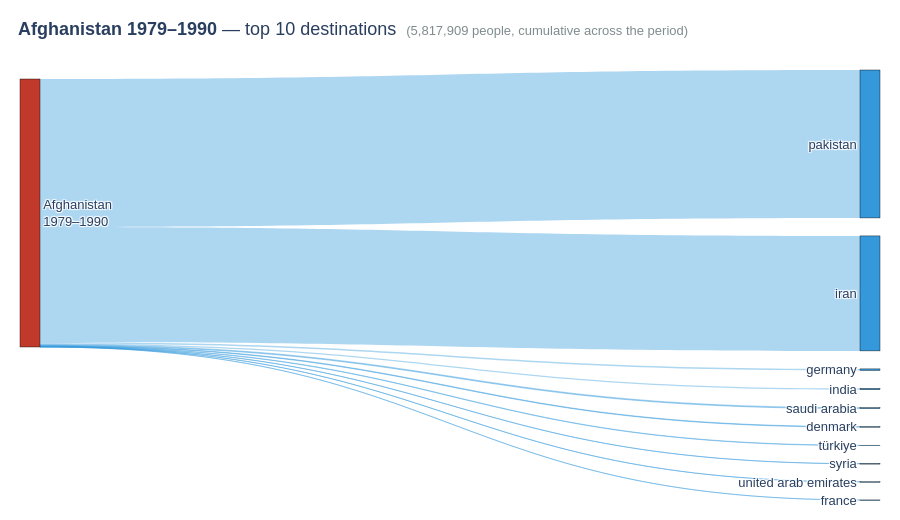
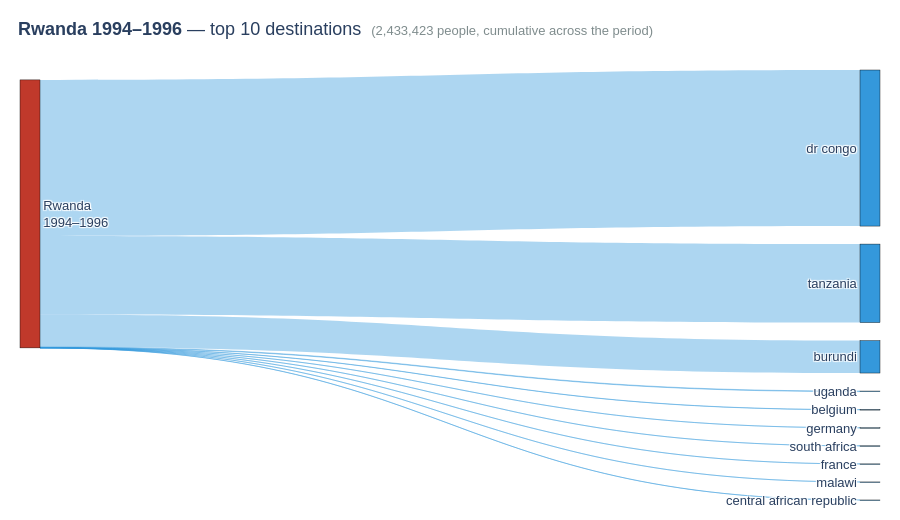
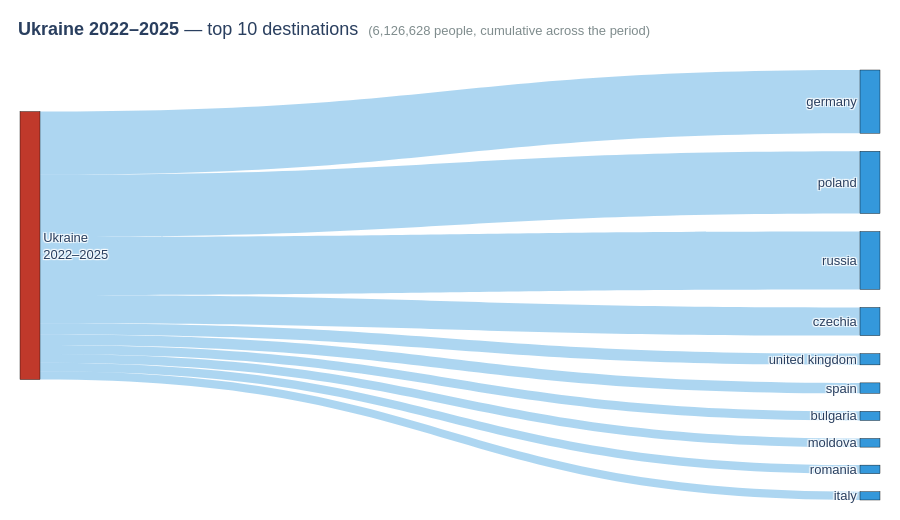

The notebook cell these images were saved under, in order:
### Code cell
# Sankey — origin → top destinations, summed over the full crisis period
CRISES_SANKEY = [
    ("afg", "Afghanistan", 1979, 1990),
    ("rwa", "Rwanda",      1994, 1996),
    ("ukr", "Ukraine",     2022, 2025),
]
TOP_K = 10

for iso, name, y_start, y_end in CRISES_SANKEY:
    flows = (
        filtered_data[(filtered_data["originiso"] == iso) &
                      (filtered_data["year"] >= y_start) & (filtered_data["year"] <= y_end)]
        .groupby("asylumname", as_index=False)["count"].sum()
        .sort_values("count", ascending=False)
        .head(TOP_K)
    )

    if flows.empty:
        print(f"No data for {name} {y_start}-{y_end}")
        continue

    asylum_labels = flows["asylumname"].fillna("Unknown").tolist()
    values        = flows["count"].astype(int).tolist()
    total         = sum(values)
    period_label  = f"{y_start}\u2013{y_end}"

    labels = [f"{name}<br>{period_label}"] + asylum_labels
    source = [0] * len(asylum_labels)
    target = list(range(1, len(asylum_labels) + 1))

    fig = go.Figure(data=[go.Sankey(
        arrangement="snap",
        node=dict(
            pad=18, thickness=20,
            line=dict(color="black", width=0.4),
            label=labels,
            color=["#c0392b"] + ["#3498db"] * len(asylum_labels),
            hovertemplate="<b>%{label}</b><br>%{value:,} people<extra></extra>",
        ),
        link=dict(
            source=source, target=target, value=values,
            color="rgba(52, 152, 219, 0.4)",
            hovertemplate="<b>%{source.label} \u2192 %{target.label}</b><br>"
                          "%{value:,} people (cumulative)<extra></extra>",
        ),
    )])

    fig.update_layout(
        title=dict(
            text=f"<b>{name} {period_label}</b> \u2014 top {len(values)} destinations &nbsp;"
                 f"<span style='color:#7f8c8d;font-size:13px'>"
                 f"({total:,} people, cumulative across the period)</span>",
            x=0.02, xanchor="left",
        ),
        font=dict(size=13, family="Arial"),
        height=520,
        margin=dict(l=20, r=20, t=70, b=20),
        paper_bgcolor="white",
    )

    fig.write_html(f"../visualizations/sankey_{iso.lower()}_{y_start}_{y_end}.html")
    fig.show()

### Figure 1 — Plotly figure (JSON) as saved in the notebook; plotly's stock layout.template omitted (floating-point values rounded to 4 significant figures)
{"data": [{"arrangement": "snap", "link": {"color": "rgba(52, 152, 219, 0.4)", "hovertemplate": "<b>%{source.label} → %{target.label}</b><br>%{value:,} people (cumulative)<extra></extra>", "source": [0, 0, 0, 0, 0, 0, 0, 0, 0, 0], "target": [1, 2, 3, 4, 5, 6, 7, 8, 9, 10], "value": [3211280, 2496000, 33239, 26720, 20000, 13033, 8820, 4050, 3200, 1567]}, "node": {"color": ["#c0392b", "#3498db", "#3498db", "#3498db", "#3498db", "#3498db", "#3498db", "#3498db", "#3498db", "#3498db", "#3498db"], "hovertemplate": "<b>%{label}</b><br>%{value:,} people<extra></extra>", "label": ["Afghanistan<br>1979–1990", "pakistan", "iran", "germany", "india", "saudi arabia", "denmark", "türkiye", "syria", "united arab emirates", "france"], "line": {"color": "black", "width": 0.4}, "pad": 18, "thickness": 20}, "type": "sankey"}], "layout": {"title": {"text": "<b>Afghanistan 1979–1990</b> — top 10 destinations &nbsp;<span style='color:#7f8c8d;font-size:13px'>(5,817,909 people, cumulative across the period)</span>", "x": 0.02, "xanchor": "left"}, "font": {"size": 13, "family": "Arial"}, "margin": {"l": 20, "r": 20, "t": 70, "b": 20}, "height": 520, "paper_bgcolor": "white"}}

### Figure 2 — Plotly figure (JSON) as saved in the notebook; plotly's stock layout.template omitted (floating-point values rounded to 4 significant figures)
{"data": [{"arrangement": "snap", "link": {"color": "rgba(52, 152, 219, 0.4)", "hovertemplate": "<b>%{source.label} → %{target.label}</b><br>%{value:,} people (cumulative)<extra></extra>", "source": [0, 0, 0, 0, 0, 0, 0, 0, 0, 0], "target": [1, 2, 3, 4, 5, 6, 7, 8, 9, 10], "value": [1417138, 712965, 294630, 5034, 1369, 647, 621, 499, 305, 215]}, "node": {"color": ["#c0392b", "#3498db", "#3498db", "#3498db", "#3498db", "#3498db", "#3498db", "#3498db", "#3498db", "#3498db", "#3498db"], "hovertemplate": "<b>%{label}</b><br>%{value:,} people<extra></extra>", "label": ["Rwanda<br>1994–1996", "dr congo", "tanzania", "burundi", "uganda", "belgium", "germany", "south africa", "france", "malawi", "central african republic"], "line": {"color": "black", "width": 0.4}, "pad": 18, "thickness": 20}, "type": "sankey"}], "layout": {"title": {"text": "<b>Rwanda 1994–1996</b> — top 10 destinations &nbsp;<span style='color:#7f8c8d;font-size:13px'>(2,433,423 people, cumulative across the period)</span>", "x": 0.02, "xanchor": "left"}, "font": {"size": 13, "family": "Arial"}, "margin": {"l": 20, "r": 20, "t": 70, "b": 20}, "height": 520, "paper_bgcolor": "white"}}

### Figure 3 — Plotly figure (JSON) as saved in the notebook; plotly's stock layout.template omitted (floating-point values rounded to 4 significant figures)
{"data": [{"arrangement": "snap", "link": {"color": "rgba(52, 152, 219, 0.4)", "hovertemplate": "<b>%{source.label} → %{target.label}</b><br>%{value:,} people (cumulative)<extra></extra>", "source": [0, 0, 0, 0, 0, 0, 0, 0, 0, 0], "target": [1, 2, 3, 4, 5, 6, 7, 8, 9, 10], "value": [1446350, 1423526, 1324186, 643784, 257287, 239250, 208794, 197599, 195923, 189929]}, "node": {"color": ["#c0392b", "#3498db", "#3498db", "#3498db", "#3498db", "#3498db", "#3498db", "#3498db", "#3498db", "#3498db", "#3498db"], "hovertemplate": "<b>%{label}</b><br>%{value:,} people<extra></extra>", "label": ["Ukraine<br>2022–2025", "germany", "poland", "russia", "czechia", "united kingdom", "spain", "bulgaria", "moldova", "romania", "italy"], "line": {"color": "black", "width": 0.4}, "pad": 18, "thickness": 20}, "type": "sankey"}], "layout": {"title": {"text": "<b>Ukraine 2022–2025</b> — top 10 destinations &nbsp;<span style='color:#7f8c8d;font-size:13px'>(6,126,628 people, cumulative across the period)</span>", "x": 0.02, "xanchor": "left"}, "font": {"size": 13, "family": "Arial"}, "margin": {"l": 20, "r": 20, "t": 70, "b": 20}, "height": 520, "paper_bgcolor": "white"}}
